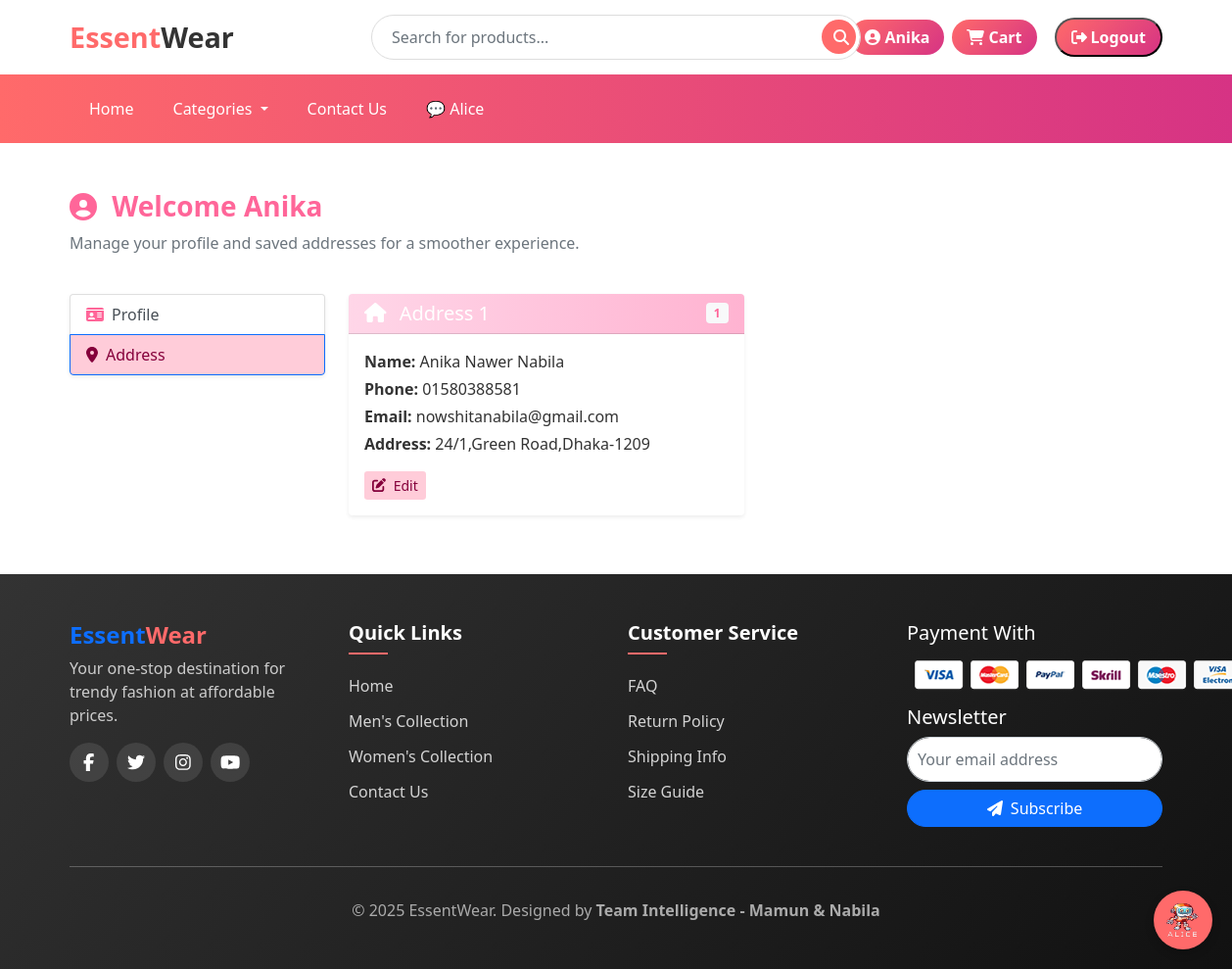
/address/ (signed in), run on an earlier commit of the app's database.
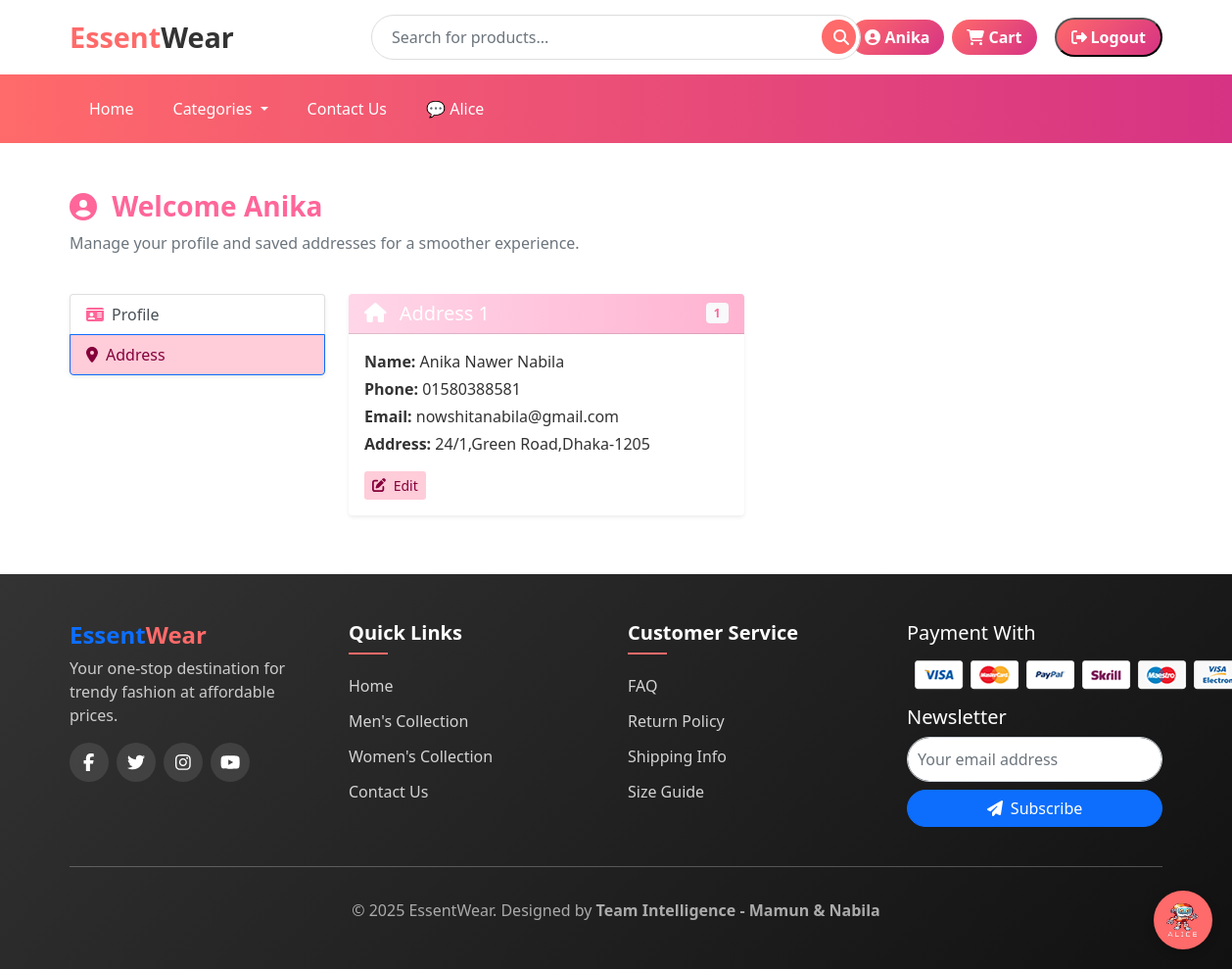
And on a later commit of the database.
### app/models.py (models this page shows, shortened)
class Customer (models.Model):
    user = models.OneToOneField(User, on_delete=models.CASCADE)
    name = models.CharField(max_length=100, blank=True)          # Full name
    phone_no = models.CharField(max_length=15, blank=True)
    email = models.EmailField(blank=True)
    address = models.TextField(blank=True)
    gender_choices = (
        ('Male', 'Male'),
        ('Female', 'Female'),
        ('Other', 'Other'),
    )
    gender = models.CharField(max_length=10, choices=gender_choices, blank=True)

### app/views.py (the view, shortened to what this page needs)
# urls.py: path('address/', views.address, name='address'),
@login_required
def address(request):
    add = Customer.objects.filter(user=request.user)
    return render(request, 'app/profile/address.html', {'add': add, 'active': 'btn-primary'})

### app/templates/app/profile/address.html (shortened to what this page needs)
{% extends 'app/base.html' %}
{% load static %}
{% block main-content %}
<div class="container my-5">
  <div class="row">
    <div class="col-12 mb-4">
      <h3 class="fw-bold text-pink-light">
        <i class="fas fa-user-circle me-2"></i> Welcome <span class="text-capitalize">{{ request.user.username }}</span>
      </h3>
      <p class="text-muted">Manage your profile and saved addresses for a smoother experience.</p>
    </div>
    <div class="col-md-3 col-sm-4 mb-4">
      <div class="list-group shadow-sm rounded-4 border-pink-light">
        <a href="{% url 'profile' %}" class="list-group-item list-group-item-action d-flex align-items-center">
          <i class="fas fa-id-card me-2 text-pink-light"></i> Profile
        </a>
        <a href="{% url 'address' %}" class="list-group-item list-group-item-action d-flex align-items-center active bg-pink-light text-white">
          <i class="fas fa-map-marker-alt me-2"></i> Address
        </a>
      </div>
    </div>
    <div class="col-md-9 col-sm-8">
      <div class="row g-4">
        {% for ad in add %}
        <div class="col-md-6">
          <div class="card shadow-sm border-0 rounded-4 h-100 border-pink-light">
            <div class="card-header text-white rounded-top d-flex align-items-center justify-content-between"
                 style="background: linear-gradient(90deg, #ffd6e8, #ffb3d1);">
              <h5 class="card-title mb-0"><i class="fas fa-home me-2"></i> Address {{ forloop.counter }}</h5>
              <span class="badge bg-light text-pink-light">{{ ad.id }}</span>
            </div>
            <div class="card-body">
              <p class="mb-1"><strong>Name:</strong> {{ ad.name }}</p>
              <p class="mb-1"><strong>Phone:</strong> {{ ad.phone_no }}</p>
              <p class="mb-1"><strong>Email:</strong> {{ ad.email }}</p>
              <p class="mb-2"><strong>Address:</strong> {{ ad.address }}</p>
              <button class="btn btn-sm btn-pink-light mt-2" onclick="toggleEditForm({{ ad.id }})">
                <i class="fas fa-edit me-1"></i> Edit
              </button>
            </div>
          </div>
        </div>
        {% empty %}
          <p class="text-muted">No addresses found. Add a new one!</p>
        {% endfor %}
      </div>
    </div>
  </div>
</div>
{% endblock main-content %}

What changed in the data, as far as the page shows it:
changed Customer "Anika Nawer Nabila": address "24/1,Green Road,Dhaka-1209" → "24/1,Green Road,Dhaka-1205"
